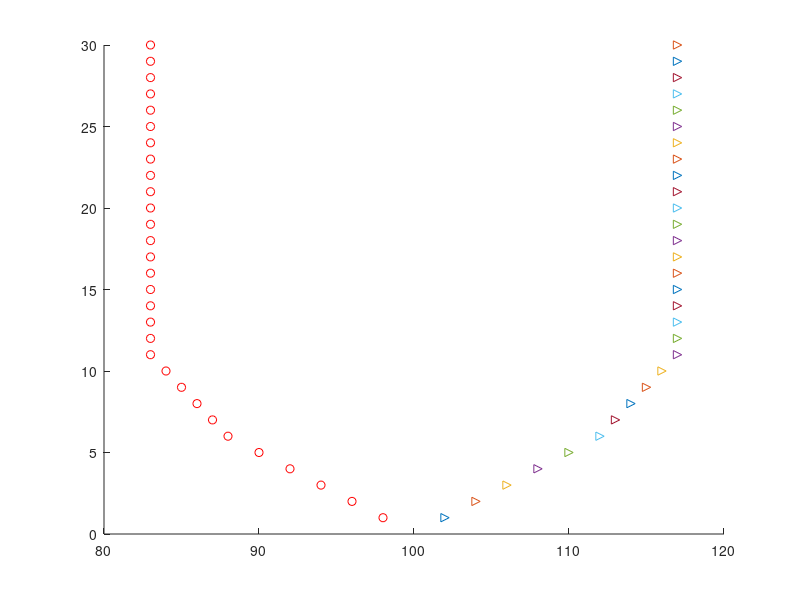

MATLAB code for this plot:
clear all 
clc

Boston = 100
Cambridge = 100

for i=1:30
    boston_new = (Boston - round(.05 * Boston)) + round(.03 * Cambridge)
    cambridge_new = (Cambridge + round(.05 * Boston)) - round(.03 * Cambridge)
    Boston = boston_new
    Cambridge = cambridge_new
    hold on
    plot(Boston, i, 'ro')
    plot(Cambridge,i,'>' )
end
